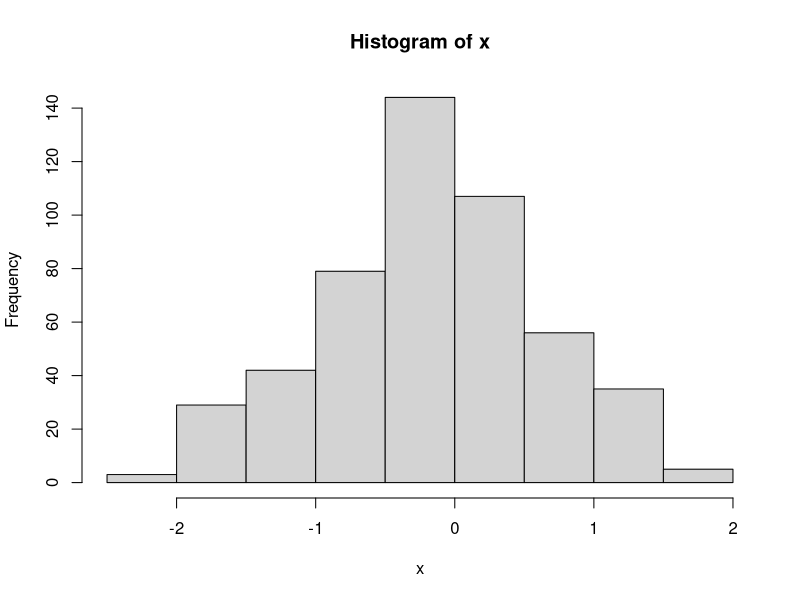
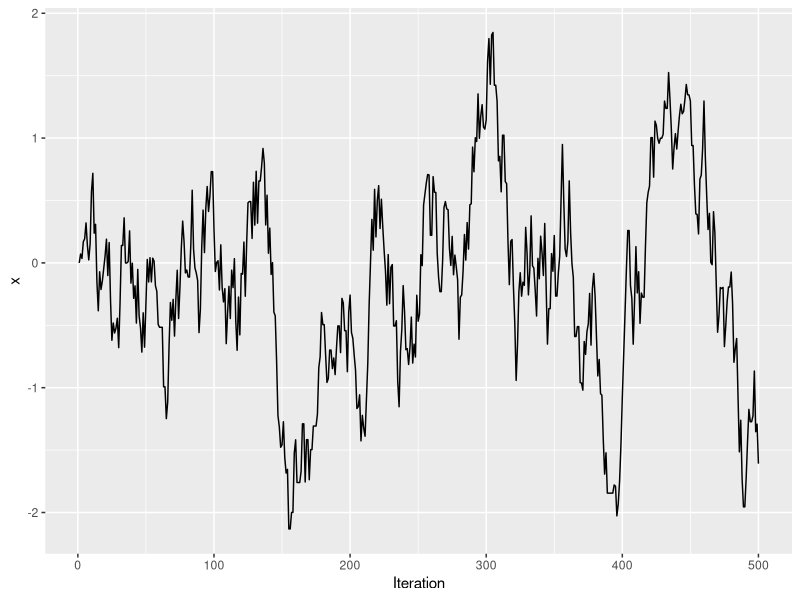
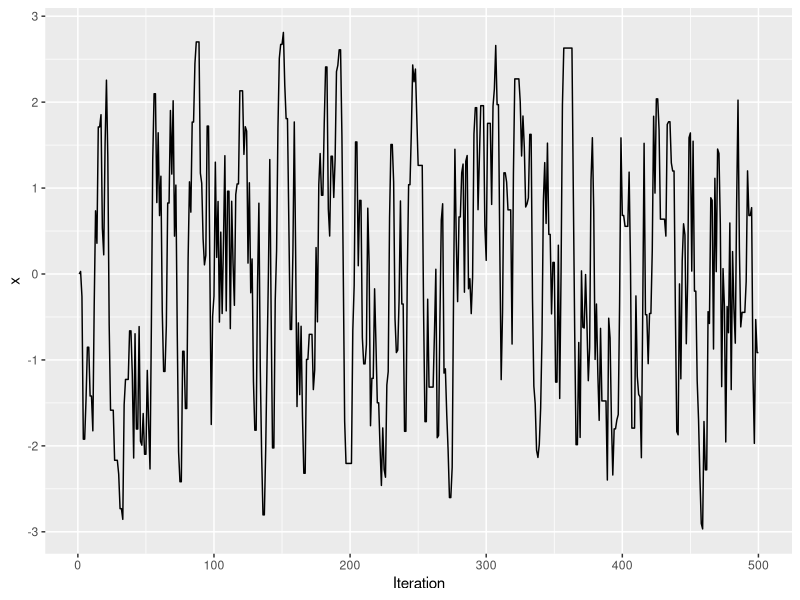

R code for these plots, in order:
## ---- chunk 1
knitr::opts_chunk$set(echo = TRUE)
## ---- chunk 2
delta <- 0.5
N <- 500
x <- numeric(N) #cria um vetor de comprimento 500
x[1] <- 0

set.seed(2018-06-04)
for (i in 2:N){
  
  eps <- runif(1, -delta, delta) #gerando um valor de uma dist uniforme
  y <- x[i-1] + eps
  #definindo o alpha (taxa de aceitação)
  alpha <- min(dnorm(y, log = TRUE) - dnorm(x[i-1], log = TRUE), 1)
  #amostrando de uma uniforme 
  u <- runif(1,0,1)
  if(log(u) <= alpha)
    x[i] <- y
  else
    x[i] <- x[i-1]
  
}

summary(x)

hist(x)
## ---- chunk 3
library(ggplot2)
qplot(1:N, x, geom = 'line', xlab = "Iteration")
## ---- chunk 4
delta <- 2
N <- 500
x <- numeric(N)
x[1] <- 0
set.seed(10)
for ( i in 2:N){
  eps <- runif(1,-delta, delta)
  y <- x[i-1] + eps
  alpha <- min(dnorm(y, log = TRUE) - dnorm(x[i-1], log = TRUE),1)
  U <- runif(1,0,1)
  if (log(u) <= alpha)
    x[i] <- y
  else
    x[i] <- x[i-1]
  
}
print(summary(x))
qplot(1:N, x, geom = "line", xlab = "Iteration")
